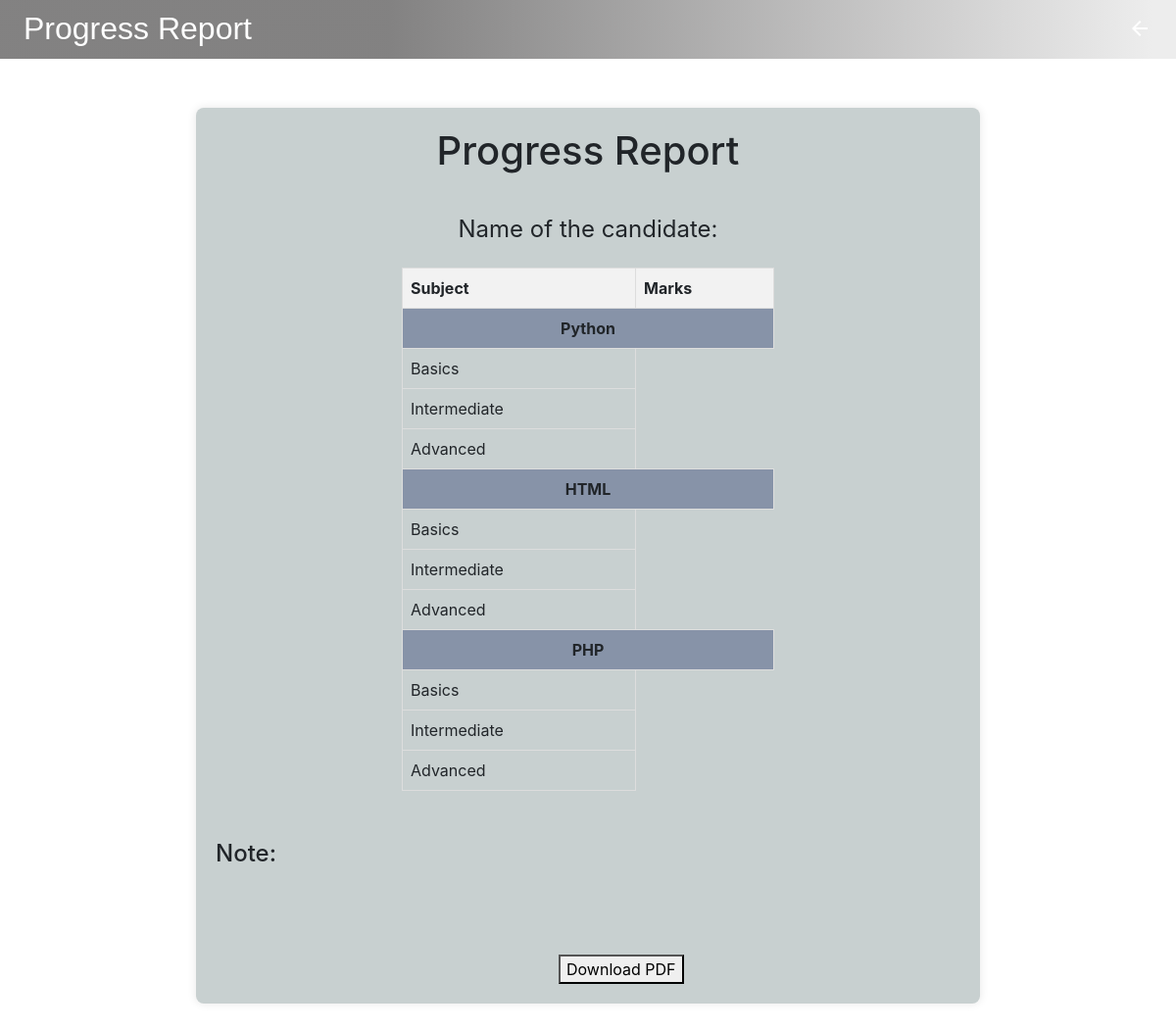
Page /accounts/ProgressCard/ (signed in) on the earlier database version.
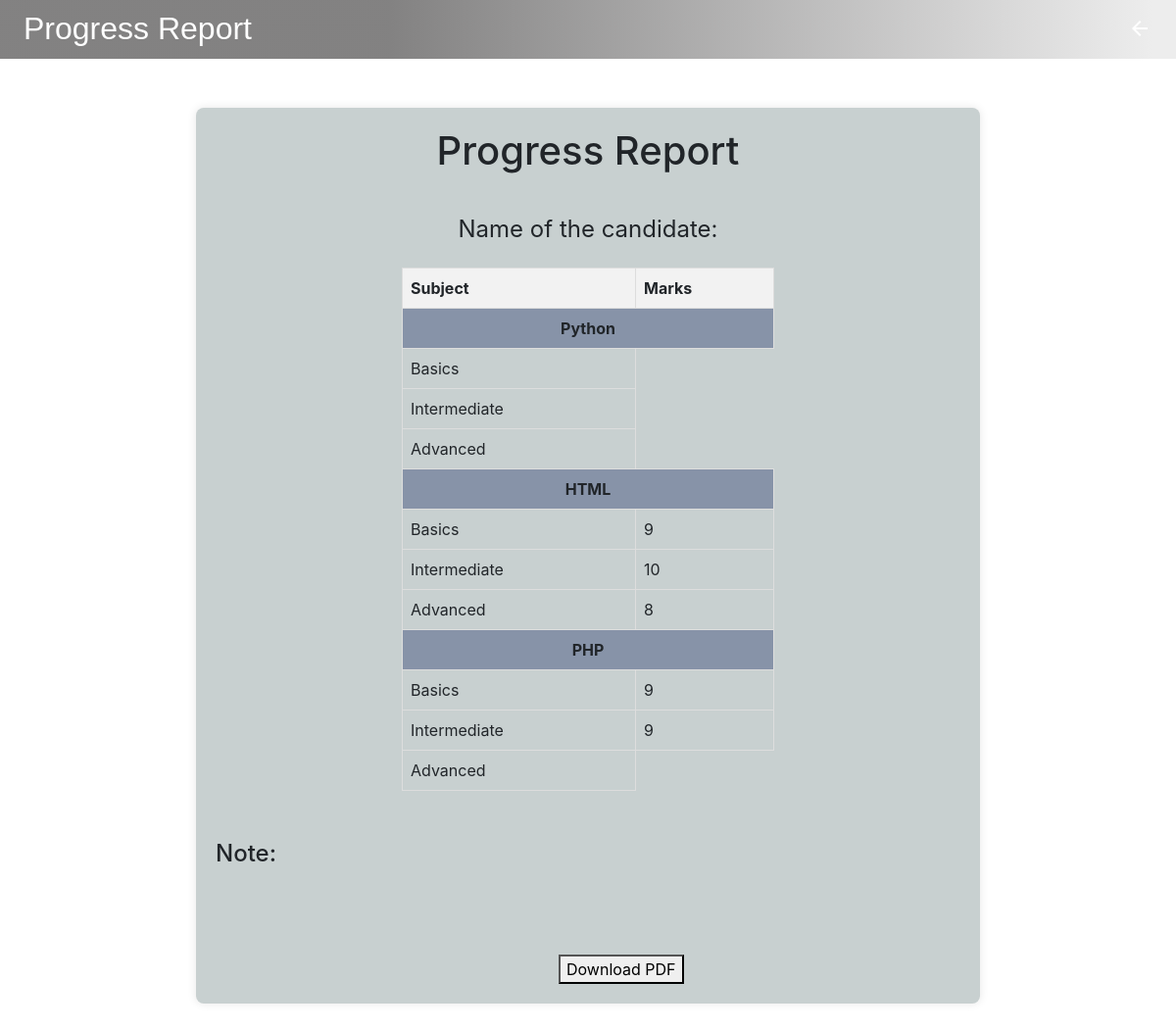
Same page on the later database version.
### exam/models.py (models this page shows)
class TestResult(models.Model):
    user = models.ForeignKey(CustUser, on_delete=models.CASCADE)
    options=(
        ('Basic','Basic'),
        ('BasicHTML','BasicHTML'),
        ('BasicPHP','BasicPHP'),
        ('Intermediate','Intermediate'),
        ('IntermediateHTML','IntermediateHTML'),
        ('IntermediatePHP','IntermediatePHP'),
        ('Advanced','Advanced'),
        ('AdvancedHTML','AdvancedHTML'),
        ('AdvancedPHP','AdvancedPHP')
    )
    section=models.CharField(max_length=100,choices=options,default='Basic')
    score = models.IntegerField()
    date_taken = models.DateTimeField(auto_now_add=True)
    is_active_fields = models.BooleanField(default = False,null=True,blank = True)

### accounts/views.py (the view)
# urls.py: path('ProgressCard/', ProgressCard.as_view(), name='ProgressCard'),
class ProgressCard(TemplateView):
    template_name = 'progress.html'
    def get_context_data(self, **kwargs):
        context = super().get_context_data(**kwargs)
        context['data'] = CustUser.objects.get(id=self.request.user.id)
        context['score'] = TestResult.objects.filter(user=self.request.user)
        return context

### accounts/templates/progress.html (shortened to what this page needs)
<!DOCTYPE html>
<html lang="en">
<head>
    <link rel="stylesheet" href="https://cdn.jsdelivr.net/npm/bootstrap@4.6.2/dist/css/bootstrap.min.css">
</head>
<body>
    <div class="navbar sticky-top">
        <h2 class="ml-2">Progress Report</h2>
        <a href="{% url 'h' %}" class="" style="margin-left: 60%;padding: 9px;"><span class="material-symbols-outlined">
           </span></a>
    </div>
    <div class="prog">
        <h1 style="text-align: center;">Progress Report</h1><br>
        <div class="userdtl" style="text-align: center;">Name of the candidate:  </div>
        <table>
            <tr>
                <th>Subject</th>
                <th>Marks</th>
            </tr>
            <tr>
                <td colspan="2" style="background-color: rgb(135, 147, 168); text-align: center; font-weight: bold;">Python</td>
            </tr>
            <tr>
                <td>Basics</td>
            </tr>
            <tr>
                <td>Intermediate</td>
            </tr>
            <tr>
                <td>Advanced</td>
            </tr>
            <tr>
                <td colspan="2" style="background-color: rgb(135, 147, 168); text-align: center; font-weight: bold;">HTML</td>
            </tr>
            <tr>
                <td>Basics</td>
                {% for i in score %}
                   {% if i.section == "BasicHTML" %}
                      <td>{{ i.score }}</td>
                   {% endif %}
                {%endfor%}
            </tr>
            <tr>
                <td>Intermediate</td>
                {% for i in score %}
                   {% if i.section == "IntermediateHTML" %}
                      <td>{{ i.score }}</td>
                   {% endif %}
                {%endfor%}
            </tr>
            <tr>
                <td>Advanced</td>
                {% for i in score %}
                   {% if i.section == "AdvancedHTML" %}
                      <td>{{ i.score }}</td>
                   {% endif %}
                   {%endfor%}
            </tr>
            <tr>
                <td colspan="2" style="background-color: rgb(135, 147, 168); text-align: center; font-weight: bold;">PHP</td>
            </tr>
            <tr>
                <td>Basics</td>
                {% for i in score %}
                   {% if i.section == "BasicPHP" %}
                      <td>{{ i.score }}</td>
                   {% endif %}
                   {%endfor%}
            </tr>
            <tr>
                <td>Intermediate</td>
                {% for i in score %}
                   {% if i.section == "IntermediatePHP" %}
                      <td>{{ i.score }}</td>
                   {% endif %}
                   {%endfor%}
            </tr>
            <tr>
                <td>Advanced</td>
            </tr>
        </table>
        <div style="margin-top: 50px;">
            <h4>Note:</h4>
        </div>
        <br><br><br>
        <button  onclick="printPage()" style="margin-left: 350px;">Download PDF</button>
    </div>
</body>
</html>

Differences in the rows shown:
added TestResult: score "9", shown under "Progress Report"
added TestResult: score "10"
added TestResult: score "8"
added TestResult: score "9"
added TestResult: score "9"
